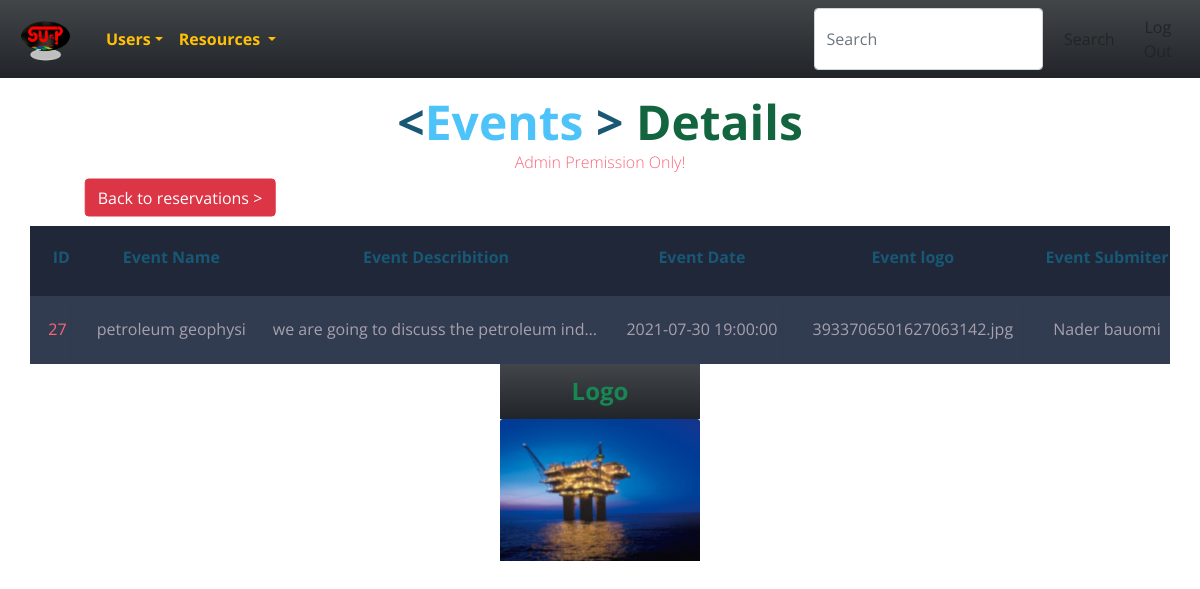
The page /admin/resources/eventsReservations/eventDeatails.php?id=27 (signed in) on the database its author committed.
### tables this page shows
CREATE TABLE `events` (
  `id` int(11) NOT NULL,
  `event_name` char(60) NOT NULL,
  `event_describtion` varchar(200) NOT NULL,
  `eventDate` timestamp NOT NULL DEFAULT current_timestamp() ON UPDATE current_timestamp(),
  `event_logo` varchar(110) NOT NULL,
  `event_submiter` int(11) DEFAULT NULL
);

CREATE TABLE `users` (
  `id` int(11) NOT NULL,
  `name` char(50) NOT NULL,
  `email` char(80) NOT NULL,
  `password` char(50) NOT NULL,
  `phone` int(11) NOT NULL,
  `gender` char(40) NOT NULL,
  `user_type` int(11) DEFAULT NULL
);

### admin/resources/eventsReservations/eventDeatails.php (the view, shortened to what this page needs)
<?php
require '../../../dbConnection.php';
require "../headeradmin.php";
$id = $_GET['id'];
$id = filter_var($id, FILTER_SANITIZE_NUMBER_INT);
if (filter_var($id, FILTER_VALIDATE_INT)) {
    $sql = "select events.* , users.id as userID , users.name as submiter from events join users on events.event_submiter = users.id where events.id= $id ";
    $op = mysqli_query($con, $sql);
}
?>
<!DOCTYPE html>
<html lang="en">
<head>
    <link rel="stylesheet" href="../../../css/display.css">
</head>
<body>
    <h1 class="head"><span class="blue">&lt;</span>Events <span class="blue">&gt;</span> <span class="yellow">Details</pan>
    </h1>
    <h2>Admin Premission Only! <br><br>
    </h2>
    <a href="index.php" class="btn btn-danger add" style="    color: #fff ;
    background-color: #dc3545;
    border-color: #dc3545;">Back to reservations &gt;</a>
    <div class="d-flex flex-column justify-content-space-between">
        <table class="container">
            <thead>
                <tr>
                    <th>
                        <h1>ID</h1>
                    </th>
                    <th>
                        <h1>Event Name</h1>
                    </th>
                    <th>
                        <h1>Event Describition</h1>
                    </th>
                    <th>
                        <h1> Event Date</h1>
                    </th>
                    <th>
                        <h1> Event logo</h1>
                    </th>
                    <th>
                        <h1>Event Submiter</h1>
                    </th>
                </tr>
            </thead>
            <tbody>
                <?php while ($data = mysqli_fetch_assoc($op)) { ?>
                    <tr>
                        <td><?php echo $data['id']; ?></td>
                        <td><?php echo $data['event_name']; ?></td>
                        <td style="white-space: nowrap;overflow: hidden;text-overflow: ellipsis; width:8%"><?php echo $data['event_describtion']; ?></td>
                        <td style="text-align: center;"><?php echo $data['eventDate']; ?></td>
                        <td id="cellLogo"><?php echo $data['event_logo']; ?></td>
                        <td><?php echo $data['submiter']; ?></td>
                    </tr>
                <?php } ?>
            </tbody>
        </table>
        <div class="logoPic col-lg-2 align-self-center col-4">
            <div class="card-body  bg-gradient bg-dark">
                <p class="card-text text-success text-center fw-bold fs-4">Logo</p>
            </div>
            <img id="eventLogo" src="" class="card-img-top" alt="logo">
        </div>
    </div>
</body>
</html>

### css/display.css (style rules this page uses)
body { font-family: 'Open Sans', sans-serif; font-weight: 300; line-height: 1.42em; color: #A7A1AE; background: url(http://cdn.magdeleine.co/wp-content/uploads/2014/05/3jPYgeVCTWCMqjtb7Dqi_IMG_8251-1400x933.jpg); background-size: cover; background-repeat: no-repeat; perspective: 300px; }
h1 { font-size: 3em; font-weight: 300; line-height: 1em; text-align: center; color: #4DC3FA; font-weight: bold; }
h2 { font-size: 1em; font-weight: 300; text-align: center; display: block; line-height: 1em; padding-bottom: 2em; color: #FB667A; }
.blue { color: #185875; }
.yellow { color: #13653f; }
.container th h1 { font-weight: bold; font-size: 1em; text-align: left; color: #185875; }
.container td { font-weight: normal; font-size: 1em; -webkit-box-shadow: 0 2px 2px -2px #0E1119; -moz-box-shadow: 0 2px 2px -2px #0E1119; box-shadow: 0 2px 2px -2px #0E1119; }
.container { text-align: left; overflow: hidden; width: 80%; margin: 0 auto; display: table; padding: 0 0 8em 0; }
.container td, .container th { padding-bottom: 2%; padding-top: 2%; padding-left: 2%; }
.container tr:nth-child(odd) { background-color: #323C50; }
.container th { background-color: #1F2739; }
.container td:first-child { color: #FB667A; padding-left: 15px; }
.btn-danger { color: #fff; background-color: #dc3545; border-color: #dc3545; }
.btn { display: inline-block; font-weight: 400; line-height: 1.5; color: #212529; text-align: center; text-decoration: none; vertical-align: middle; cursor: pointer; -webkit-user-select: none; -moz-user-select: none; user-select: none; background-color: transparent; border: 1px solid transparent; padding: 0.375rem 0.75rem; font-size: 1rem; border-radius: 0.25rem; transition: color 0.15s ease-in-out, background-color 0.15s ease-in-out, border-color 0.15s ease-in-out, box-shadow 0.15s ease-in-out; }

### admin/resources/eventsReservations/eventDeatails.php (style rules this page uses)
.head { margin-top: 20px; }
.add { text-align: center; position: absolute; left: 15%; transform: translateX(-50%) translateY(-125%); }
table { width: 100% !important; }
th h1 { text-align: center !important; }
td { text-align: center !important; }

### rows shown on the page
events: id "27", event_name "petroleum geophysi", event_describtion "we are going to discuss the petroleum ind…", eventDate "2021-07-30 19:00:00", event_logo "3933706501627063142.jpg", event_submiter.name "Nader bauomi"
